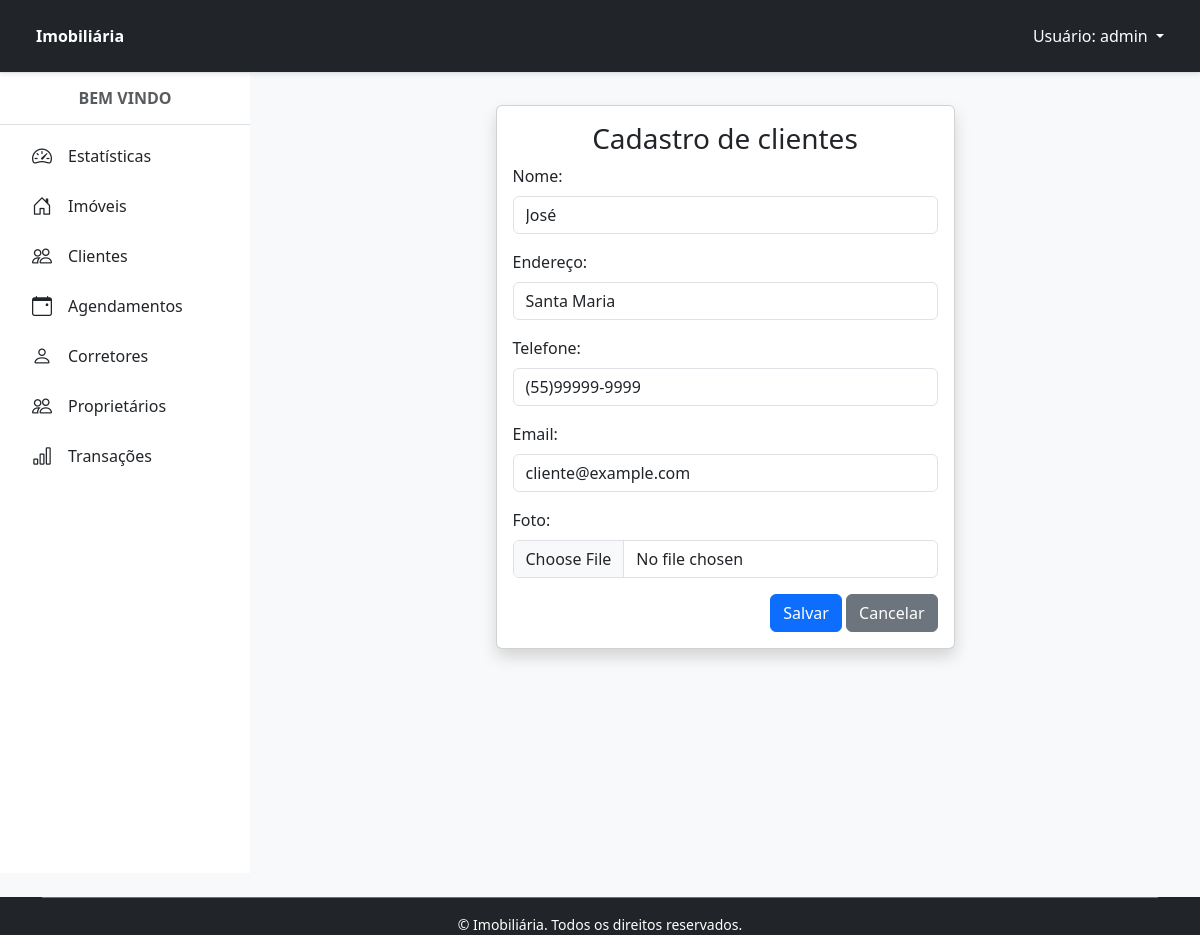
The page /cliente/17/editar/ (signed in) on the database as committed earlier.
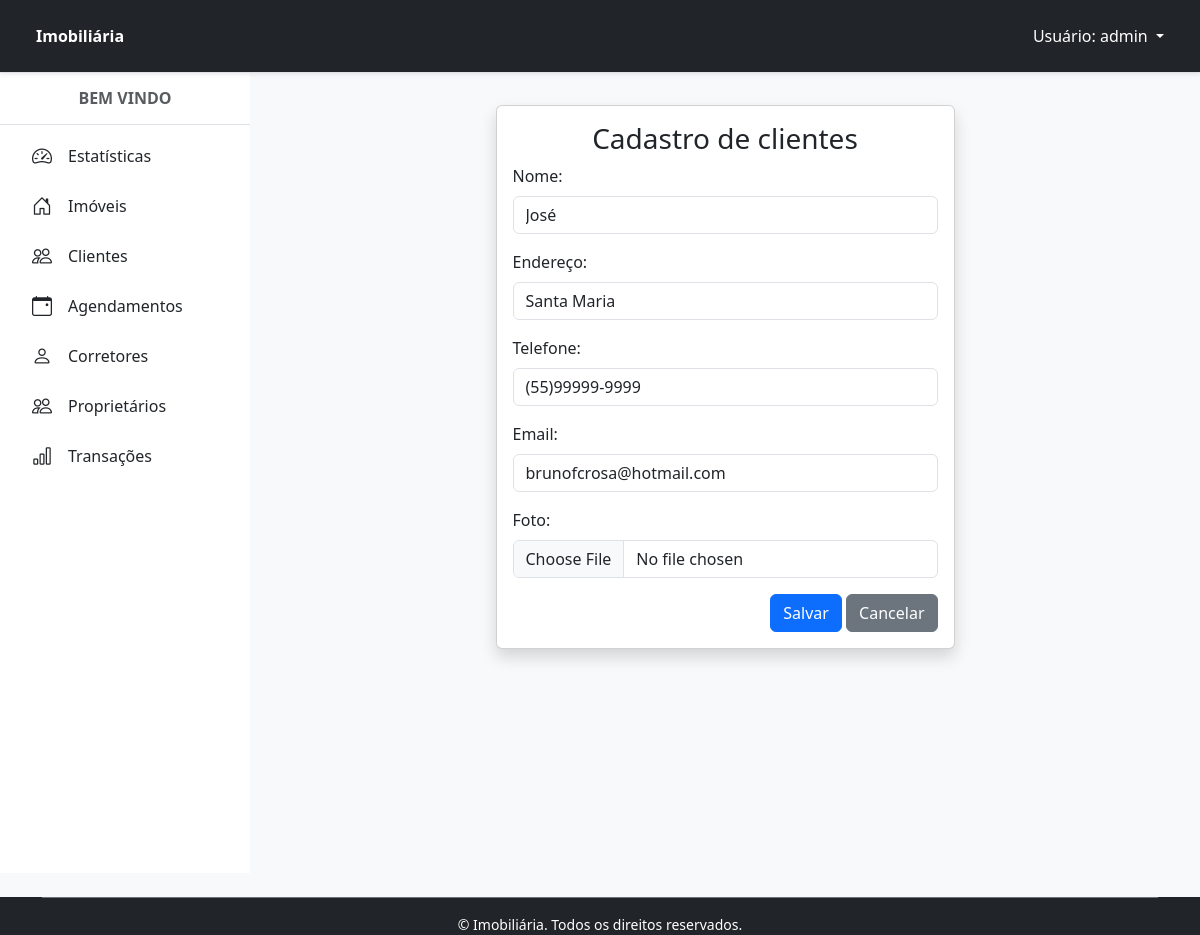
The same page on the database as committed later.
### cliente/models.py (models this page shows, shortened)
class Cliente(Pessoa):
    codigoCliente = models.CharField('Código do Cliente', max_length=10, unique=True, help_text='Código único do cliente')
    class Meta:
        verbose_name = 'Cliente'
        verbose_name_plural = 'Clientes'

### cliente/views.py (the view)
# urls.py: path('cliente/<int:pk>/editar/', ClienteUpdateView.as_view(), name='cliente_editar'),
class ClienteUpdateView(PermissionRequiredMixin, SuccessMessageMixin, UpdateView):
    permission_required = 'cliente.change_cliente'
    permission_denied_message = 'Editar cliente'
    model = Cliente
    form_class = ClienteModelForm
    template_name = 'cliente_form.html'
    success_url = reverse_lazy('cliente')
    success_message = 'Cliente alterado com sucesso!'

### cliente/forms.py (shortened to what this page needs)
class ClienteModelForm(forms.ModelForm):
    class Meta:
        model = Cliente
        fields = ['nome', 'endereco', 'telefone', 'email', 'foto']
        error_messages = {
            'nome': {'required': 'O nome do cliente é um campo obrigatório'},
            'endereco': {'required': 'O endereço do cliente é um campo obrigatório'},
            'telefone': {'required': 'O número do telefone é um campo obrigatório'},
            'email': {'required': 'O e-mail do cliente é um campo obrigatório',
                'invalid': 'Formato inválido para o e-mail. Exemplo de formato válido: cliente@cliente.com',
            }
        }
    def __init__(self, *args, **kwargs):
        super().__init__(*args, **kwargs)
        self.fields['nome'].widget.attrs['placeholder'] = 'Fulano da imobiliária'
        self.fields['endereco'].widget.attrs['placeholder'] = 'Av. Roraima nº 1000 Cidade Universitária Bairro - Camobi, Santa Maria - RS, 97105-900'
        self.fields['telefone'].widget.attrs['placeholder'] = '(55) 99999-9999'
        self.fields['email'].widget.attrs['placeholder'] = 'cliente@imobiliária.com'

### cliente/templates/cliente_form.html (shortened to what this page needs)
{% extends 'principal.html' %}
{% load django_bootstrap5 %}
{% block content %}
    <div class="card shadow m-3 col-md-6 mx-auto">
        <div class="card-body">
            <div class="row">
                <h3 class="text-center">Cadastro de clientes</h3>
                <form method="POST" enctype="multipart/form-data">
                    {% bootstrap_form form %}
                    <div class="text-end">
                        {% bootstrap_button button_type="submit" content="Salvar" %}
                        <a href="{% url 'cliente' %}" class="btn btn-secondary text-white" type="button">
                            <span class="text">Cancelar</span>
                        </a>
                    </div>
                </form>
            </div>
        </div>
    </div>
{% endblock %}

Rows that differ between the two databases and show on the page:
changed Cliente "José": email "cliente@example.com" → "brunofcrosa@hotmail.com"
